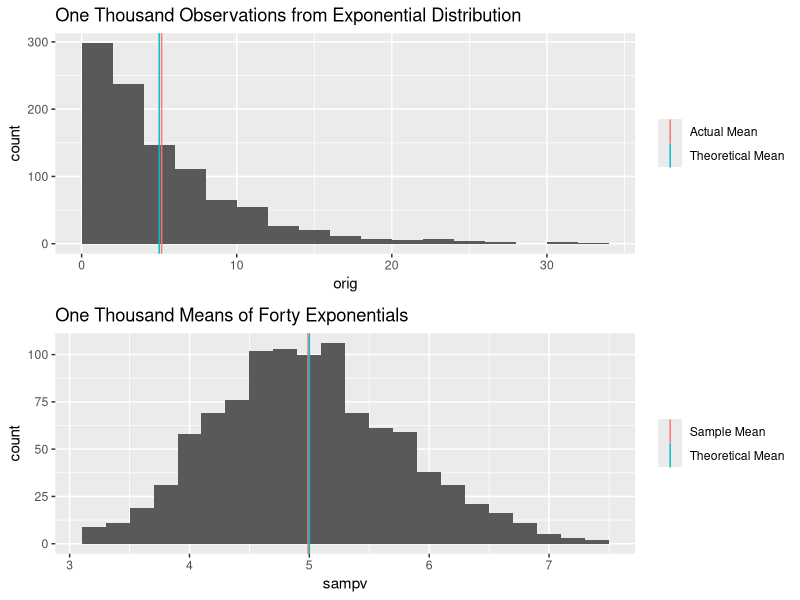
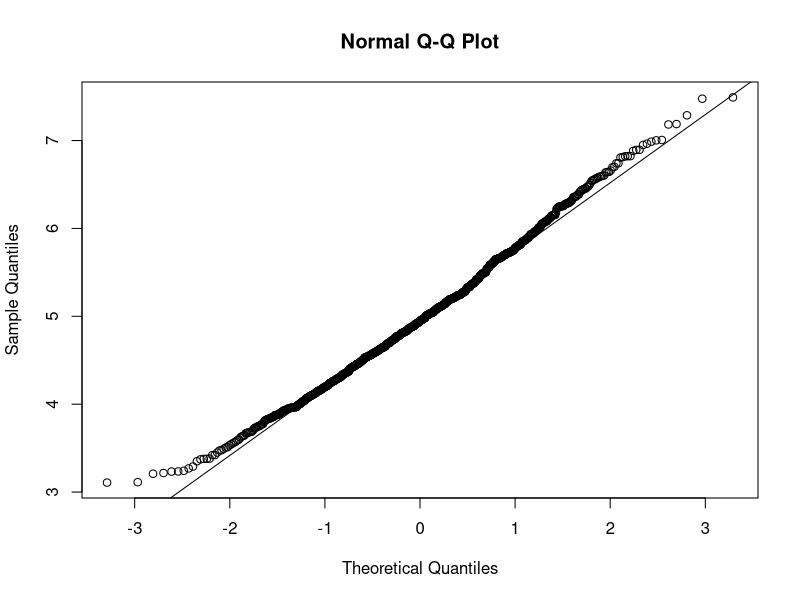

Write R code to recreate these figures, in order.
## ---- chunk 1
knitr::opts_chunk$set(echo = TRUE)
## ---- chunk 2
set.seed(1)
lambda <- 0.2 # The exponentials should have mean and stdev of 5.
orig <- rexp(1000, lambda)
sampv <- NULL # sampv will hold the sampled means.
for (i in 1:1000) sampv <- c(sampv, mean(rexp(40, lambda)))
## ---- chunk 3
cat("The theoretical mean of the exponential distribution is", 1/lambda,
    "and the observed mean is", mean(orig), ".")
library(ggplot2)
library(gridExtra)
orighist <- ggplot(as.data.frame(orig), aes(x = orig)) + 
    ggtitle("One Thousand Observations from Exponential Distribution") +
    theme(legend.title=element_blank()) +
    geom_histogram(binwidth = 2, center = 1) +
    geom_vline(aes(xintercept = mean(orig), col = "Actual Mean"))  +
    geom_vline(aes(xintercept = 5, col = "Theoretical Mean"))
samphist <- ggplot(as.data.frame(sampv), aes(x = sampv)) +
    ggtitle("One Thousand Means of Forty Exponentials") +
    theme(legend.title=element_blank()) +
    geom_histogram(binwidth = 0.2) +
    geom_vline(aes(xintercept = mean(sampv), col = "Sample Mean")) +
    geom_vline(aes(xintercept = 5, col = "Theoretical Mean"))
grid.arrange(orighist, samphist, ncol = 1)

cat("The theoretical variance of the exponential distribution is", (1/lambda)^2,
    "and the observed variance is", var(orig), ".")
mean(sampv) # by the CLT, should be 5.
cat("The theoretical S.E. is", sd(orig)/sqrt(40),
    "and the sample S.E. is", sd(sampv), "for a difference of ",
    sd(orig)/sqrt(40) - sd(sampv), ".")
## ---- chunk 4
shapiro.test(sampv)$p.value
## ---- chunk 5
qqnorm(sampv)
qqline(sampv)
